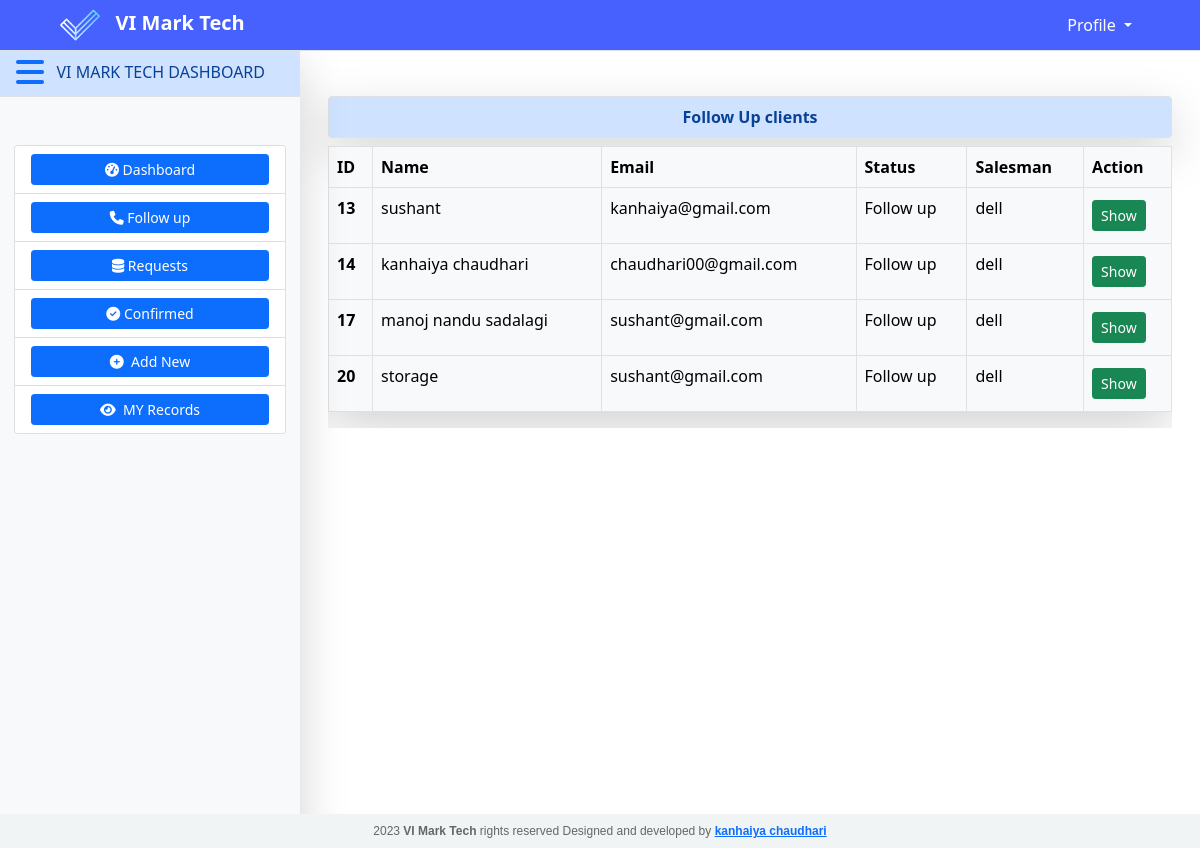
Page /user_follow_up/ (signed in) on the committed database.
### dash/models.py (models this page shows)
class UserProfile(models.Model):
    CHOICES_2 = (
        ('increase online sales', 'increase online sales'),
        ('promote brand awareness', 'promote brand awareness'),
        ('provide information', 'provide information'),
        ('generate leads', 'generate leads')
    )
    CHOICES_1 = (
        ('Home', 'Home'),
        ('About us', 'About us'),
        ('Products', 'Products'),
        ('Services', 'Services'),
        ('Contact us', 'Contact us')
    )
    name=models.CharField(max_length=70)
    business_name=models.CharField(max_length=70,null='True')
    email=models.EmailField(max_length=100)
    address = models.CharField(max_length=255)
    phone_number = PhoneNumberField(null=True)
    ans_1= models.TextField( max_length=1055 ,null='True')
    ans_2= models.TextField( max_length=1055 ,null='True')
    ans_3= models.TextField( max_length=1055 ,null='True')
    ans_4= models.TextField( max_length=1055 ,null='True')
    ans_5= models.TextField( max_length=1055 ,null='True')
    ans_6= models.TextField( max_length=1055 ,null='True')
    ans_7= models.TextField( max_length=1055 ,null='True')
    ans_8= models.TextField( max_length=1055 ,null='True')
    ans_9= models.TextField( max_length=1055 ,null='True')
    date=models.DateField(default=datetime.date.today)
    ans_question1= MultiSelectField(choices=CHOICES_1, max_choices=5, max_length=255, null=True)
    ans_question2=MultiSelectField(choices=CHOICES_2, max_choices=4, max_length=255, null=True)
    ans_choices = models.CharField(choices=(('Follow up', 'Follow up'), ('Hold up', 'Hold up'), ('Canceled', 'Canceled')), max_length=50,default='nothing')
    user = models.ForeignKey(User, on_delete=models.PROTECT,null=True)
    current_date=models.DateField(default=datetime.date.today)

### dash/views.py (the view)
# urls.py: path('user_follow_up/',dv.user_follow_up,name="user_follow_up"),
def user_follow_up(request):
    pn = "Follow Up clients"
    if request.user.is_authenticated:
        user = request.user
        stud = UserProfile.objects.filter(user=user, ans_choices='Follow up')
        print(stud)
        return render(request, 'dash/show.html', {'stu': stud, 'page_name': pn})
    else:
        print("redirect")
        return HttpResponseRedirect('/')

### dash/templatetags/my_filters.py (called while the page is built)
@register.filter
def get_class_name(value):
    return value.__class__.__name__

### dash/templates/dash/show.html (shortened to what this page needs)
{% extends "enroll/base.html" %}
{% load my_filters %}
{% block content %}
<section>
  <div class="con">
    <div class="row mt-5 mb-5 me-sm-1 ps-sm-3 rounded">
        <div class="col-12">
            <form action="{% url 'dash' %}" class="border shadow-lg px-5 py-2 mb-2 alert-primary rounded text-center" method="POST">
              <div class="fw-semibold">
                <strong>{{ page_name }}</strong>
              </div>
            </form>
          </div>
      <div class="col-12 rounded">
        {% if stu %}
        <div class="table-responsive">
          <table class="table table-bordered border-end table-hover table-light shadow-lg bg-white">
            <thead>
              <tr>
                <th scope="col">ID</th>
                <th scope="col">Name</th>
                <th scope="col">Email</th>
                <th scope="col">Status</th>
                <th scope="col">Salesman</th>
                <th scope="col">Action</th>
              </tr>
            </thead>
            <tbody>
              {% for st in stu %}
              <tr>
                <th scope="row">{{ st.id }}</th>
                <td>{{ st.name }}</td>
                <td>{{ st.email }}</td>
                <td>{{ st.ans_choices }}</td>
                <td>{{ st.user }}</td>
                <td class="">
                  {% if not user.is_superuser %}
                  <a href="{% url 'updatedata' st.id %}" class="btn btn-warning my-sm-1 btn-sm mb-2">Edit</a>
                  <form action="{% url 'delete' st.id %}" method="POST" class="d-inline">
                    {% csrf_token %}
                    <input type="submit" class="btn btn-danger btn-sm" value="Delete">
                  </form>
                  {% else %}
                  {% if st|get_class_name == 'UserProfile' %}
                  <a href="{% url 'admin_update' st.id %}" class="btn btn-success my-sm-1 btn-sm mb-2">Show</a>
                  {% elif st|get_class_name == 'ConfirmedUserProfile' %}
                  <a href="{% url 'confirm' st.id %}" class="btn btn-warning my-sm-1 btn-sm mb-2">Edit</a>
                  <form action="{% url 'confirm_delete' st.id %}" method="POST" class="d-inline">
                    {% csrf_token %}
                    <input type="submit" class="btn btn-danger btn-sm" value="Delete">
                  </form>
                  {% endif %}
                  {% endif %}
                </td>
              </tr>
              {% endfor %}
            </tbody>
          </table>
        </div>
        {% else %}
        <div class="alert alert-primary d-flex align-items-center">
          <i class="fas fa-sad-tear fa-2x"></i> &nbsp; &nbsp; No Record Found
        </div>
        {% endif %}
      </div>
    </div>
  </div>
</section>
{% endblock content %}

### enroll/static/enroll/style.css (style rules this page uses)
body { height: 100vh; margin: 0; padding: 0; }

### rows in the picture
UserProfile: id "13", name "sushant", email "kanhaiya@gmail.com", ans_choices "Follow up", user "dell"
UserProfile: id "14", name "kanhaiya chaudhari", email "chaudhari00@gmail.com", ans_choices "Follow up", user "dell"
UserProfile: id "17", name "manoj nandu sadalagi", email "sushant@gmail.com", ans_choices "Follow up", user "dell"
UserProfile: id "20", name "storage", email "sushant@gmail.com", ans_choices "Follow up", user "dell"

### other values in the picture
{{ page_name }} "Follow Up clients"
